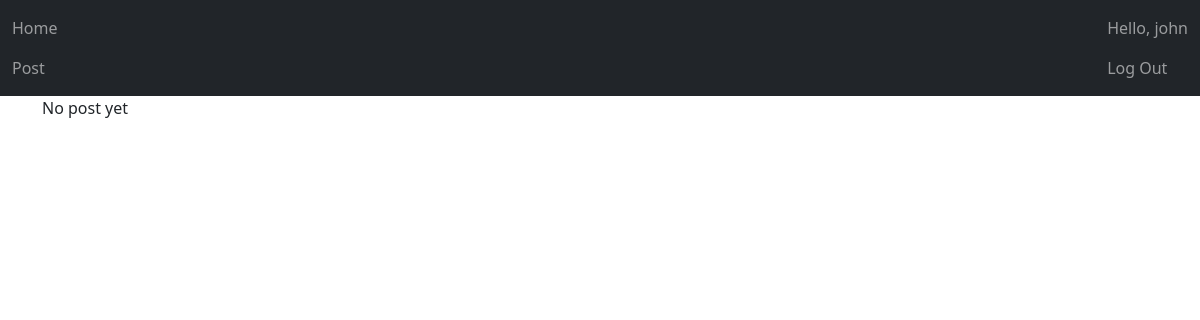
The app's page / (signed in), older data.
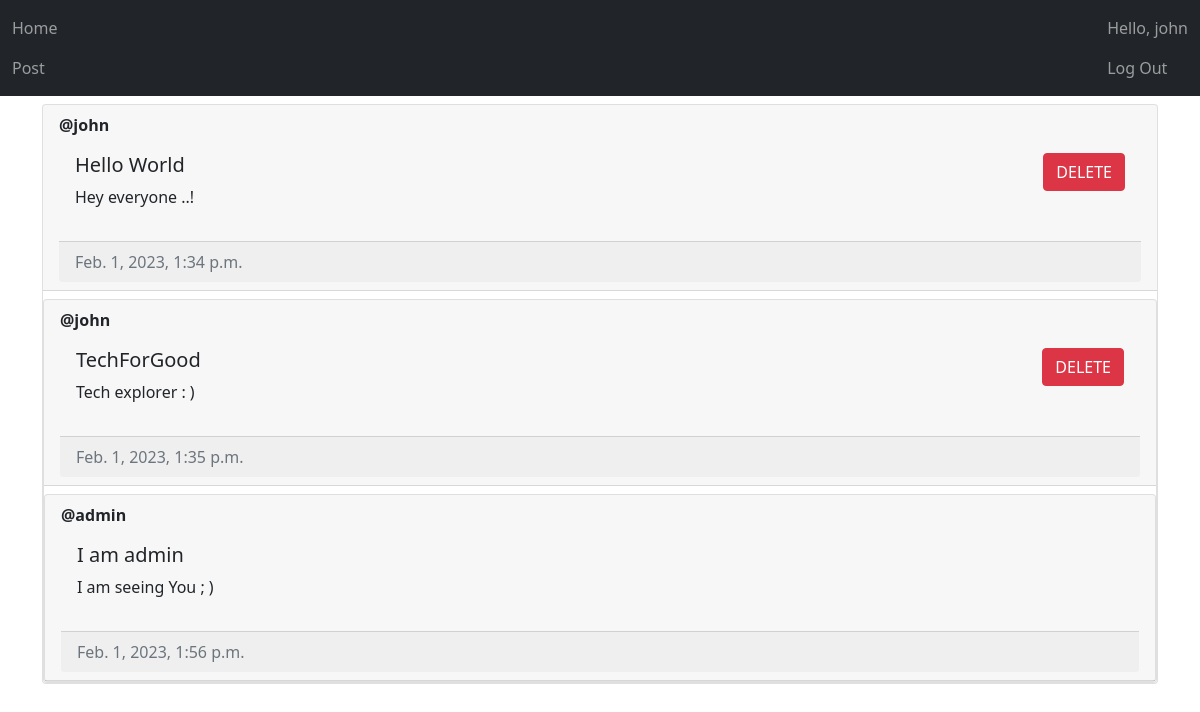
The same page, newer data.
### main/models.py (models this page shows, shortened)
class Post(models.Model):
	author = models.ForeignKey(User, on_delete=models.CASCADE)
	title = models.CharField(max_length=200)
	description = models.TextField()
	created_at = models.DateTimeField(auto_now_add = True)
	updated_at = models.DateTimeField(auto_now = True)

### main/views.py (the view)
# urls.py: path("", views.index, name='home'),
@login_required(login_url="/login")
def index(request):
	posts = Post.objects.all()
	context = {"posts": posts}
	if request.method == 'POST':
		post_id = request.POST.get('post-id')
		post = Post.objects.filter(id=post_id).first()
		if post and post.author == request.user:
			post.delete()
			return redirect('/')
	return render(request, 'main/home.html', context=context)

### main/templates/main/home.html (shortened to what this page needs)
{% extends 'main/base.html' %}
{% block content %}
{% for post in posts %}
    <div class="card mt-2">
        <div class="card-header"><strong>@{{ post.author.username }}</strong>
        <div class="card-body d-flex flex-row justify-content-between">
            <div>
                <h5 class="card-title">{{post.title}}</h5>
                <p>{{post.description}}</p>
            </div>
            <div>
                {% if user == post.author %}
                    <form method="post">
                        <button type="submit" class="btn btn-danger" value="{{post.id}}" name="post-id">
                            DELETE
                        </button>
                    </form>
                {% endif %}
            </div>
        </div>
        <div class="card-footer text-muted">
            {{post.created_at}}
        </div>
    </div>
    {% empty %}
    <p>No post yet</p>
{% endfor %}
{% endblock content %}

### main/templates/main/base.html (shortened to what this page needs)
<!doctype html>
<html lang="en">
<head>
    <link
            href="https://cdn.jsdelivr.net/npm/bootstrap@5.1.3/dist/css/bootstrap.min.css"
            rel="stylesheet"
    />
</head>
<body>
    <nav class="navbar navbar-expanded-lg navbar-dark bg-dark">
        <div class="container-fluid">
            <div>
                <ul class="navbar-nav">
                <li class="nav-item">
                    <a class="nav-link" href="/home">Home</a>
                </li>
                <li class="nav-item">
                    <a class="nav-link" href="/create-post">Post</a>
                </li>
                </ul>
            </div>
            <div>
                <ul class="navbar-nav">
                    {% if user.is_authenticated %}
                        <span class="navbar-text">
                            Hello, {{user.username}}
                        </span>
                        <li class="nav-item">
                            <a class="nav-link" href="/logout">Log Out</a>
                        </li>
                    {% else %}
                        <li class="nav-item">
                            <a class="nav-link" href="/login">Login</a>
                        </li>
                    {% endif %}
                </ul>
              </div>
        </div>
    </nav>
    <div class="container">
        {% block content %}
        {% endblock %}
    </div>
</body>
</html>

Row changes from the older to the newer data that the page shows:
added Post: author.username "john", title "Hello World", description "Hey everyone ..!", {{ post.id }} 1 (drawn), created_at "Feb. 1, 2023, 1:34 p.m."
added Post: author.username "john", title "TechForGood", description "Tech explorer : )", {{ post.id }} 2 (drawn), created_at "Feb. 1, 2023, 1:35 p.m."
added Post: author.username "admin", title "I am admin", description "I am seeing You ; )", created_at "Feb. 1, 2023, 1:56 p.m."
Text that changed along with them:
text no longer shown: "No post yet"
